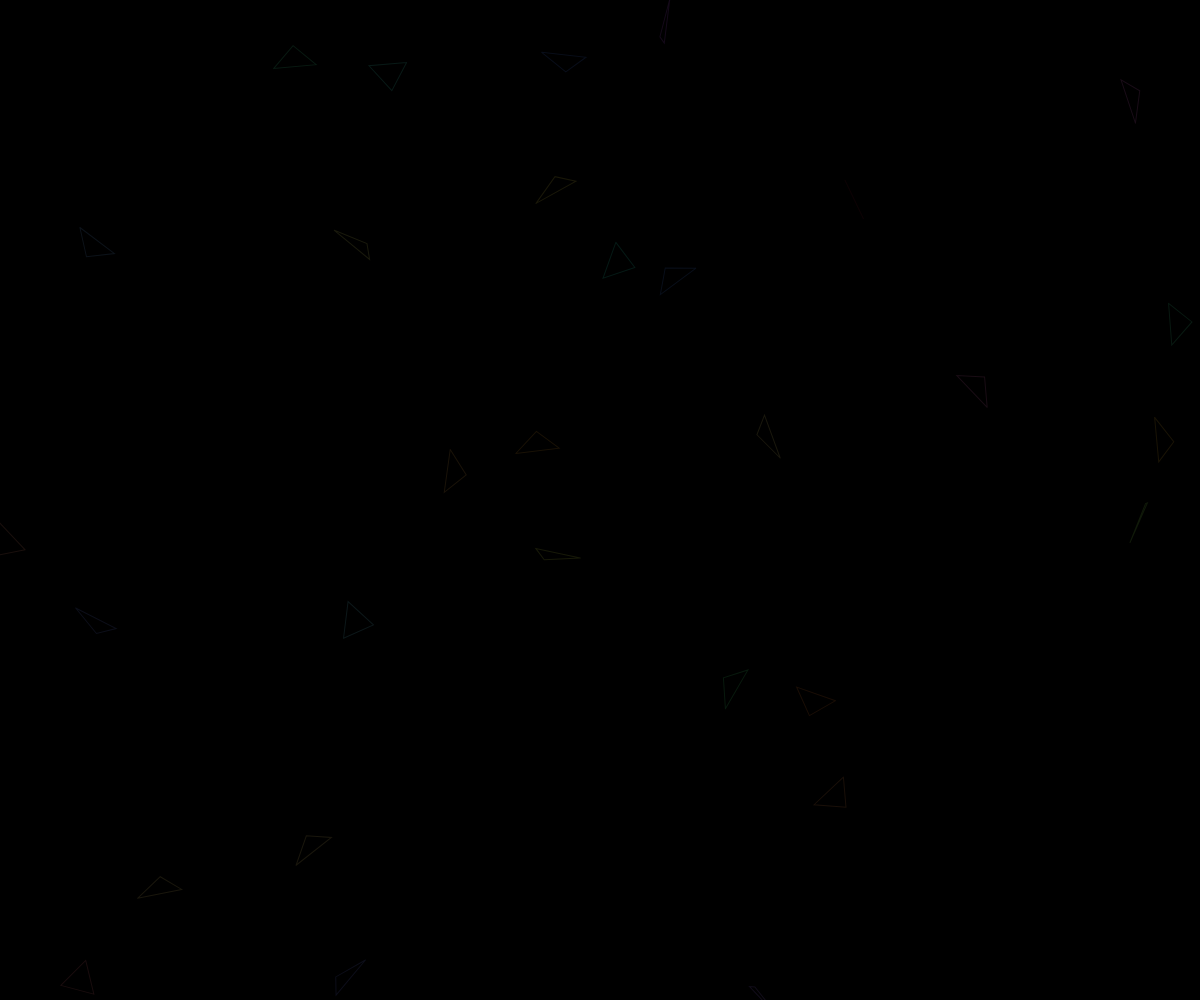
Frame 1 (no input)
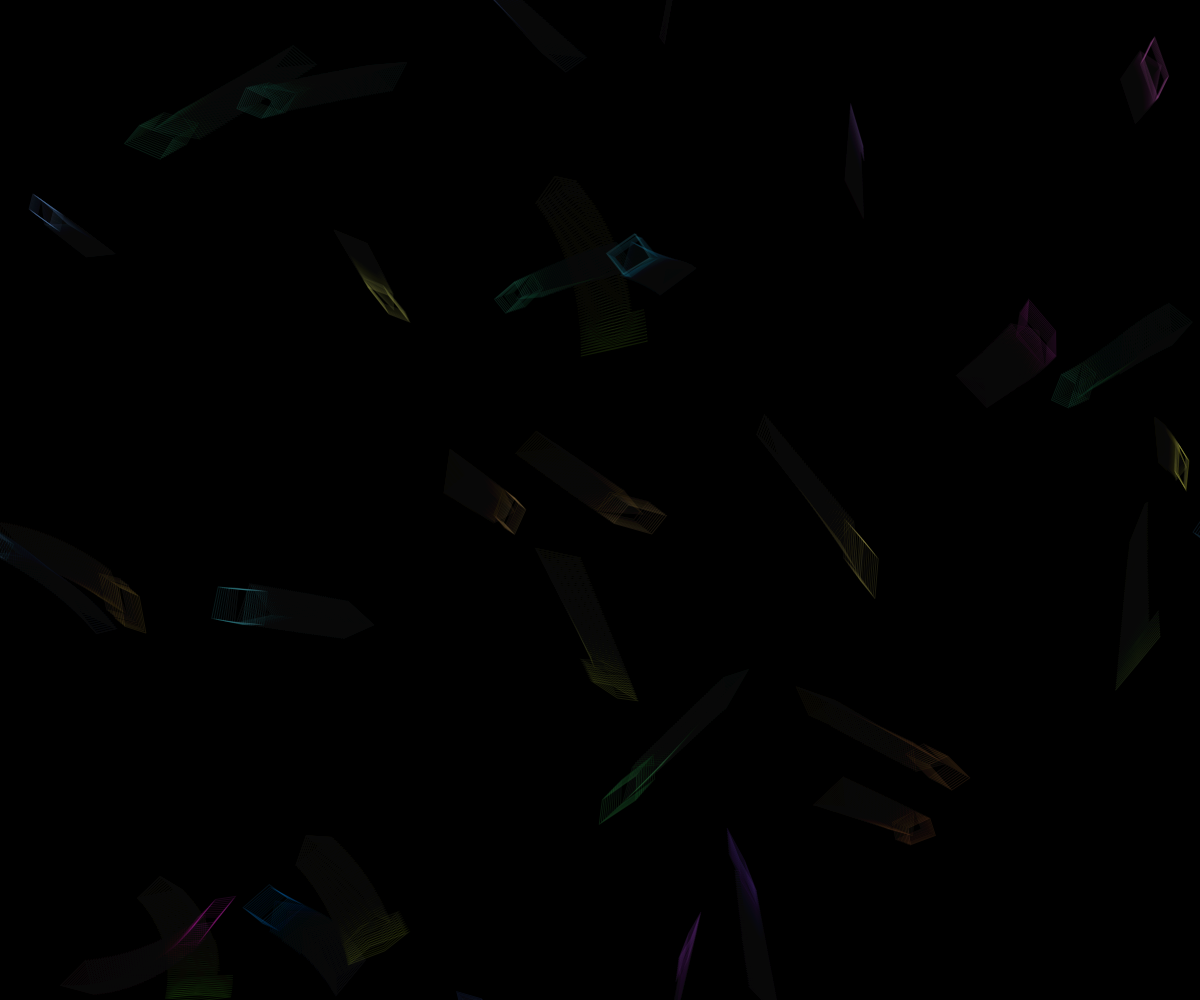
Frame 60 (no input)
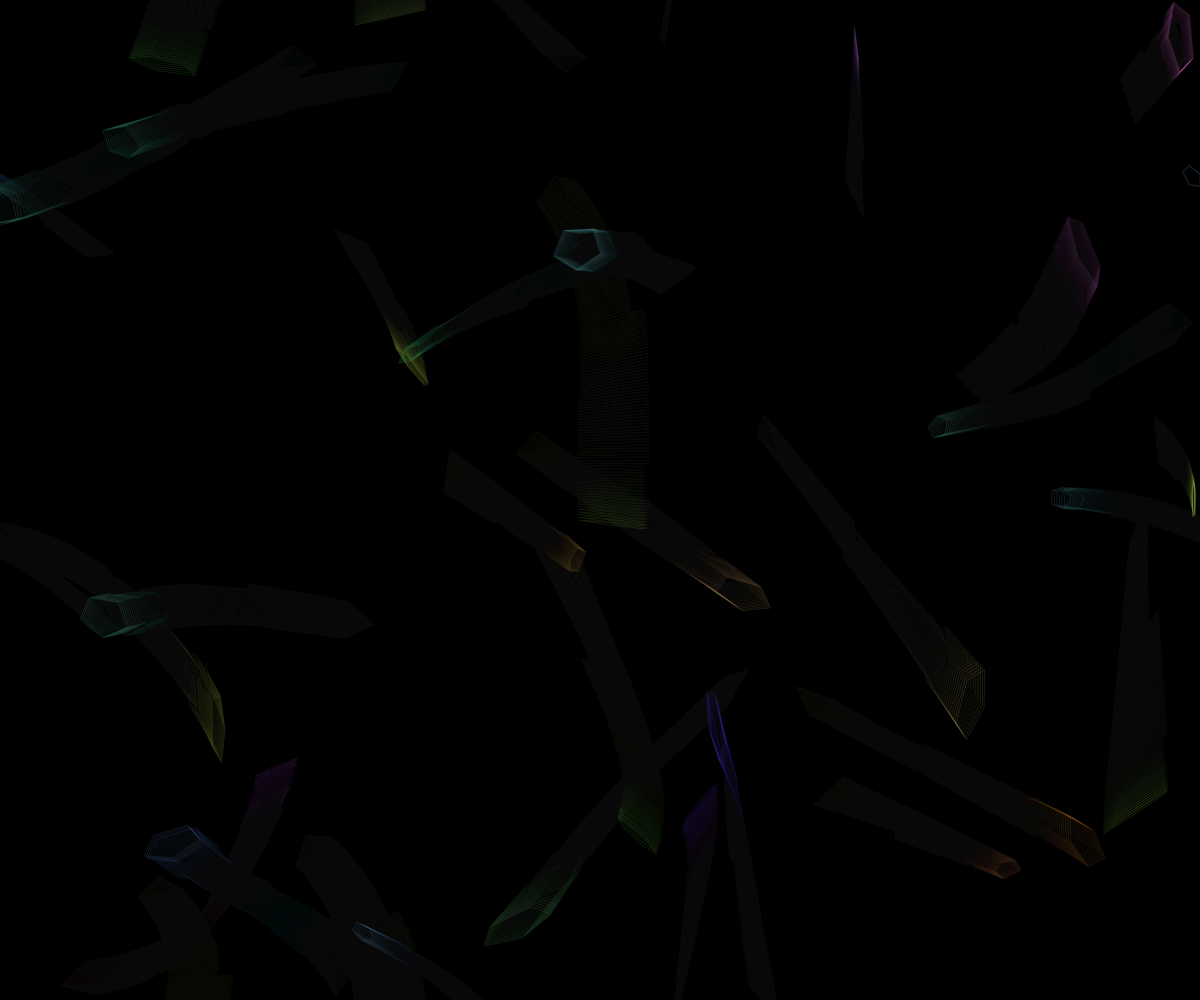
Frame 120 (the mouse pressed at the canvas centre since frame 60)

The p5.js sketch that drew these frames (run headless with seeded random() and noise() and a simulated clock; from frame 60 on, the mouse is pressed at the canvas centre):

// p5.js sketch
// ── sketch.js
let p = [];
let n = 30;
let t = 0;
let whatSize = 20;

function setup() {
  createCanvas(windowWidth, windowHeight);
  background(0);
  noFill();
  for (let i = 0; i < n; i++) {
    p.push([
      random(width), random(height),
      random(TWO_PI), random(0.5, 3),
      random(TWO_PI), 0
    ]);
  }
}

function draw() {
  fill(0, 6);
  noStroke();
  rect(0, 0, width, height);

  t++;

  for (let i = 0; i < n; i++) {
    p[i][0] += cos(p[i][2]) * p[i][3];
    p[i][1] += sin(p[i][2]) * p[i][3];

    p[i][4] += p[i][3] * 0.002;
    p[i][5] += 0.01;

    let nearCount = 0;
    for (let j = 0; j < n; j++) {
      if (i === j) continue;
      let d = dist(p[i][0], p[i][1], p[j][0], p[j][1]);
      if (d < 120) {
        p[i][2] += (p[j][2] - p[i][2]) * 0.003;
        nearCount++;
      }
    }

    whatSize = 20 + sin(p[i][4]) * p[i][5] * 8;

    stroke(
      p[i][2] * 57.29 % 360,
      50 + nearCount * 15,
      80,
      12 + p[i][5] * 2
    );
    colorMode(HSB, 360, 100, 100, 100);
    noFill();

    push();
    translate(p[i][0], p[i][1]);
    rotate(p[i][4]);

    beginShape();
    let sides = 3 + floor(p[i][5] * 2);
    for (let s = 0; s <= sides; s++) {
      let a = (s / sides) * TWO_PI;
      let r = whatSize + sin(a * nearCount) * p[i][5] * 3;
      vertex(cos(a) * r, sin(a + p[i][2]) * r);
    }
    endShape();
    pop();

    if (p[i][0] < -whatSize) p[i][0] = width + whatSize * (random() > 0.5 ? 1 : -random());
    if (p[i][0] > width + whatSize) p[i][0] = -whatSize;
    if (p[i][1] < -whatSize) p[i][1] = height + whatSize;
    if (p[i][1] > height + whatSize) p[i][1] = -whatSize;

    p[i][3] *= 1.0 - p[i][5] * 0.0003;

    if (t % 400 === 0) {
      p[i][2] += p[i][5];
    }
  }

  if (t % 300 === 0 && t > 0) {
    let a = floor(random(n));
    let b = floor(random(n));
    let tmp = p[a][5];
    p[a][5] = p[b][5];
    p[b][5] = tmp;
    p[a][2] = p[b][4];
  }
}

function windowResized() {
  resizeCanvas(windowWidth, windowHeight);
}
